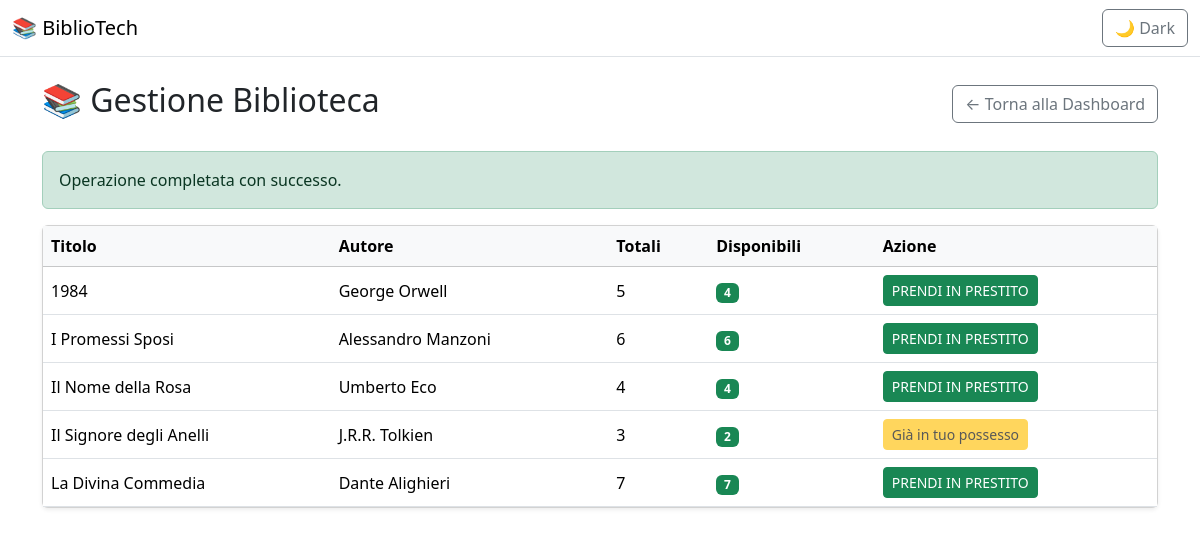
Screenshot of /root/src/libri.php?success=1 (signed in) with the database file from the repository.
### tables this page shows
CREATE TABLE libri (
    id INT AUTO_INCREMENT PRIMARY KEY,
    titolo VARCHAR(255) NOT NULL,
    autore VARCHAR(255) NOT NULL,
    copie_totali INT NOT NULL CHECK (copie_totali >= 0),
    copie_disponibili INT NOT NULL CHECK (copie_disponibili >= 0),
    created_at TIMESTAMP DEFAULT CURRENT_TIMESTAMP,
    CONSTRAINT chk_copie_coerenza 
        CHECK (copie_disponibili <= copie_totali)
);

### root/src/libri.php (the view, shortened to what this page needs)
<?php
require 'config.php';
$userId = $_SESSION['user_id'];
$ruolo = $_SESSION['ruolo'];
$stmt = $pdo->query("SELECT * FROM libri ORDER BY titolo ASC");
$libri = $stmt->fetchAll();
$libriInPrestito = [];
if ($ruolo === 'studente') {
    $stmt = $pdo->prepare("
        SELECT id_libro
        FROM prestiti
        WHERE id_utente = ?
        AND data_restituzione IS NULL
    ");
    $stmt->execute([$userId]);
    $libriInPrestito = $stmt->fetchAll(PDO::FETCH_COLUMN);
}
?>
<?php include 'header.php'; ?>
<div class="container mt-4">
    <div class="d-flex justify-content-between align-items-center mb-4">
        <h2>📚 Gestione Biblioteca</h2>
        <a href="homepage.php" class="btn btn-outline-secondary">
            ← Torna alla Dashboard
        </a>
    </div>
    <?php if (isset($_GET['success'])): ?>
        <div class="alert alert-success">
            Operazione completata con successo.
        </div>
    <?php endif; ?>
    <div class="card shadow-sm">
        <div class="card-body p-0">
            <table class="table table-hover mb-0 align-middle">
                <thead class="table-light">
                    <tr>
                        <th>Titolo</th>
                        <th>Autore</th>
                        <th>Totali</th>
                        <th>Disponibili</th>
                        <?php if ($ruolo === 'studente'): ?>
                            <th>Azione</th>
                        <?php endif; ?>
                    </tr>
                </thead>
                <tbody>
                <?php foreach ($libri as $libro): ?>
                    <?php
                    $giaPreso = in_array($libro['id'], $libriInPrestito);
                    ?>
                    <tr>
                        <td><?= htmlspecialchars($libro['titolo']) ?></td>
                        <td><?= htmlspecialchars($libro['autore']) ?></td>
                        <td><?= $libro['copie_totali'] ?></td>
                        <td>
                            <?php if ($libro['copie_disponibili'] > 0): ?>
                                <span class="badge bg-success">
                                    <?= $libro['copie_disponibili'] ?>
                                </span>
                            <?php else: ?>
                                <span class="badge bg-danger">0</span>
                            <?php endif; ?>
                        </td>
                        <?php if ($ruolo === 'studente'): ?>
                        <td>
                            <?php if ($giaPreso): ?>
                                <button class="btn btn-sm btn-warning" disabled>
                                    Già in tuo possesso
                                </button>
                            <?php elseif ($libro['copie_disponibili'] > 0): ?>
                                <a href="prestito.php?id=<?= $libro['id'] ?>"
                                   class="btn btn-sm btn-success">
                                    PRENDI IN PRESTITO
                                </a>
                            <?php else: ?>
                                <button class="btn btn-sm btn-secondary" disabled>
                                    Non disponibile
                                </button>
                            <?php endif; ?>
                        </td>
                        <?php endif; ?>
                    </tr>
                <?php endforeach; ?>
                </tbody>
            </table>
        </div>
    </div>
</div>
</body>
</html>

### rows the page displays
libri: titolo "1984", autore "George Orwell", copie_totali "5", copie_disponibili "4"
libri: titolo "I Promessi Sposi", autore "Alessandro Manzoni", copie_totali "6", copie_disponibili "6"
libri: titolo "Il Nome della Rosa", autore "Umberto Eco", copie_totali "4", copie_disponibili "4"
libri: titolo "Il Signore degli Anelli", autore "J.R.R. Tolkien", copie_totali "3", copie_disponibili "2", shows "Già in tuo possesso"
libri: titolo "La Divina Commedia", autore "Dante Alighieri", copie_totali "7", copie_disponibili "7"
